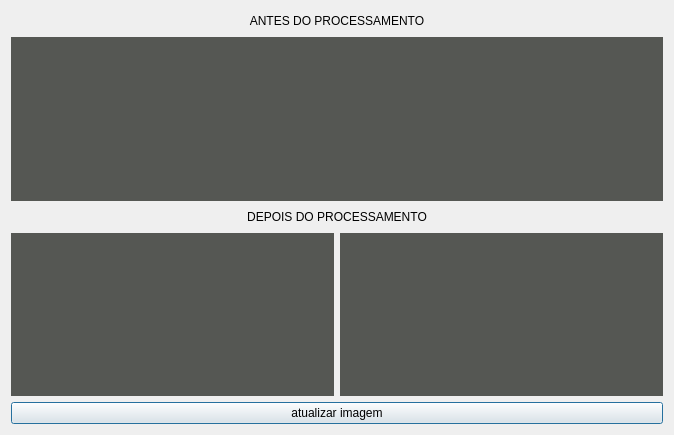
<?xml version="1.0" encoding="UTF-8"?>
<ui version="4.0">
 <class>Dialog</class>
 <widget class="QDialog" name="Dialog">
  <property name="geometry">
   <rect>
    <x>0</x>
    <y>0</y>
    <width>674</width>
    <height>435</height>
   </rect>
  </property>
  <property name="windowTitle">
   <string>result preview</string>
  </property>
  <layout class="QGridLayout" name="gridLayout_2">
   <item row="0" column="0">
    <layout class="QGridLayout" name="gridLayout">
     <item row="0" column="0">
      <layout class="QVBoxLayout" name="ANTES_GERAL">
       <item>
        <widget class="QLabel" name="texto_antes">
         <property name="maximumSize">
          <size>
           <width>16777215</width>
           <height>20</height>
          </size>
         </property>
         <property name="text">
          <string>ANTES DO PROCESSAMENTO</string>
         </property>
         <property name="alignment">
          <set>Qt::AlignCenter</set>
         </property>
        </widget>
       </item>
       <item>
        <widget class="QLabel" name="label_before">
         <property name="styleSheet">
          <string notr="true">background-color: rgb(85, 87, 83);</string>
         </property>
         <property name="text">
          <string/>
         </property>
        </widget>
       </item>
      </layout>
     </item>
     <item row="1" column="0">
      <layout class="QVBoxLayout" name="DEPOIS_GERAL">
       <item>
        <widget class="QLabel" name="texto_depois">
         <property name="maximumSize">
          <size>
           <width>16777215</width>
           <height>20</height>
          </size>
         </property>
         <property name="text">
          <string>DEPOIS DO PROCESSAMENTO</string>
         </property>
         <property name="alignment">
          <set>Qt::AlignCenter</set>
         </property>
        </widget>
       </item>
       <item>
        <layout class="QHBoxLayout" name="horizontalLayout_IMG">
         <item>
          <widget class="QLabel" name="label_after_blue">
           <property name="styleSheet">
            <string notr="true">background-color: rgb(85, 87, 83);</string>
           </property>
           <property name="text">
            <string/>
           </property>
          </widget>
         </item>
         <item>
          <widget class="QLabel" name="label_after_red">
           <property name="styleSheet">
            <string notr="true">background-color: rgb(85, 87, 83);</string>
           </property>
           <property name="text">
            <string/>
           </property>
          </widget>
         </item>
        </layout>
       </item>
      </layout>
     </item>
     <item row="2" column="0">
      <widget class="QPushButton" name="refresh">
       <property name="text">
        <string>atualizar imagem</string>
       </property>
      </widget>
     </item>
    </layout>
   </item>
  </layout>
 </widget>
 <resources/>
 <connections/>
</ui>
